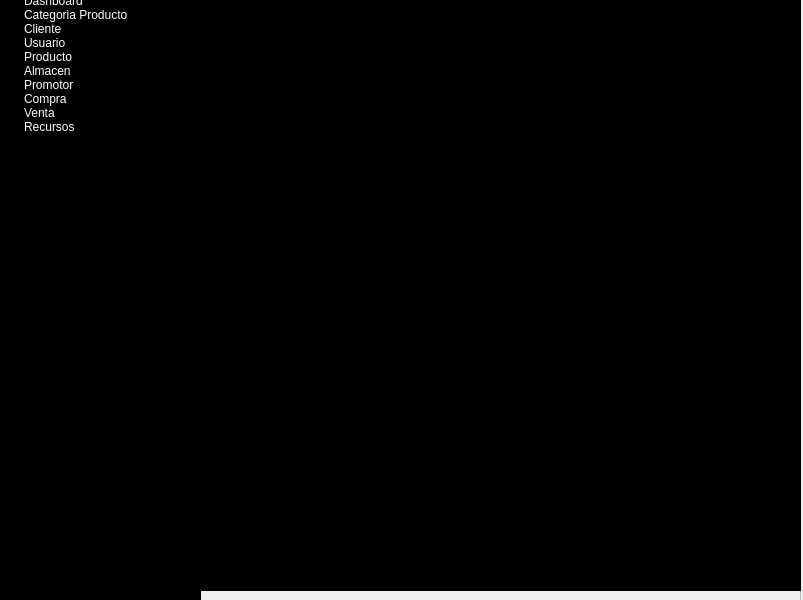
<?xml version="1.0" encoding="UTF-8"?>
<ui version="4.0">
 <class>MainWindow</class>
 <widget class="QMainWindow" name="MainWindow">
  <property name="geometry">
   <rect>
    <x>0</x>
    <y>0</y>
    <width>803</width>
    <height>600</height>
   </rect>
  </property>
  <property name="windowTitle">
   <string>MainWindow</string>
  </property>
  <widget class="QWidget" name="centralwidget">
   <widget class="QFrame" name="frame">
    <property name="geometry">
     <rect>
      <x>0</x>
      <y>0</y>
      <width>801</width>
      <height>601</height>
     </rect>
    </property>
    <property name="frameShape">
     <enum>QFrame::StyledPanel</enum>
    </property>
    <property name="frameShadow">
     <enum>QFrame::Raised</enum>
    </property>
    <widget class="QFrame" name="frame_2">
     <property name="geometry">
      <rect>
       <x>0</x>
       <y>-10</y>
       <width>201</width>
       <height>611</height>
      </rect>
     </property>
     <property name="frameShape">
      <enum>QFrame::StyledPanel</enum>
     </property>
     <property name="frameShadow">
      <enum>QFrame::Raised</enum>
     </property>
     <widget class="QTreeWidget" name="treeWidget">
      <property name="geometry">
       <rect>
        <x>0</x>
        <y>-15</y>
        <width>201</width>
        <height>900</height>
       </rect>
      </property>
      <property name="styleSheet">
       <string notr="true">background-color: rgb(0, 0, 0);
color: rgb(255, 255, 255);</string>
      </property>
      <column>
       <property name="text">
        <string>Navigation</string>
       </property>
       <property name="foreground">
        <brush brushstyle="NoBrush">
         <color alpha="255">
          <red>255</red>
          <green>255</green>
          <blue>255</blue>
         </color>
        </brush>
       </property>
      </column>
      <item>
       <property name="text">
        <string>Dashboard</string>
       </property>
       <property name="icon">
        <iconset>
         <normaloff>treeviewIcon/product-management.ico</normaloff>treeviewIcon/product-management.ico</iconset>
       </property>
      </item>
      <item>
       <property name="text">
        <string>Categoria Producto</string>
       </property>
       <property name="icon">
        <iconset>
         <normaloff>treeviewIcon/cateproduct.ico</normaloff>treeviewIcon/cateproduct.ico</iconset>
       </property>
      </item>
      <item>
       <property name="text">
        <string>Cliente</string>
       </property>
       <property name="icon">
        <iconset>
         <normaloff>treeviewIcon/client.ico</normaloff>treeviewIcon/client.ico</iconset>
       </property>
      </item>
      <item>
       <property name="text">
        <string>Usuario</string>
       </property>
       <property name="icon">
        <iconset>
         <normaloff>treeviewIcon/user.ico</normaloff>treeviewIcon/user.ico</iconset>
       </property>
      </item>
      <item>
       <property name="text">
        <string>Producto</string>
       </property>
       <property name="icon">
        <iconset>
         <normaloff>treeviewIcon/product.ico</normaloff>treeviewIcon/product.ico</iconset>
       </property>
      </item>
      <item>
       <property name="text">
        <string>Almacen</string>
       </property>
       <property name="icon">
        <iconset>
         <normaloff>treeviewIcon/almacen.ico</normaloff>treeviewIcon/almacen.ico</iconset>
       </property>
      </item>
      <item>
       <property name="text">
        <string>Promotor</string>
       </property>
       <property name="icon">
        <iconset>
         <normaloff>treeviewIcon/promotore.ico</normaloff>treeviewIcon/promotore.ico</iconset>
       </property>
      </item>
      <item>
       <property name="text">
        <string>Compra</string>
       </property>
       <property name="icon">
        <iconset>
         <normaloff>treeviewIcon/compra.ico</normaloff>treeviewIcon/compra.ico</iconset>
       </property>
      </item>
      <item>
       <property name="text">
        <string>Venta</string>
       </property>
       <property name="icon">
        <iconset>
         <normaloff>treeviewIcon/venta.ico</normaloff>treeviewIcon/venta.ico</iconset>
       </property>
      </item>
      <item>
       <property name="text">
        <string>Recursos</string>
       </property>
       <property name="icon">
        <iconset>
         <normaloff>treeviewIcon/recurso.ico</normaloff>treeviewIcon/recurso.ico</iconset>
       </property>
      </item>
     </widget>
    </widget>
    <widget class="QFrame" name="frame_3">
     <property name="geometry">
      <rect>
       <x>200</x>
       <y>0</y>
       <width>601</width>
       <height>591</height>
      </rect>
     </property>
     <property name="styleSheet">
      <string notr="true">background-color: rgb(0, 0, 0);
color: rgb(255, 255, 255);</string>
     </property>
     <property name="frameShape">
      <enum>QFrame::StyledPanel</enum>
     </property>
     <property name="frameShadow">
      <enum>QFrame::Raised</enum>
     </property>
    </widget>
   </widget>
  </widget>
 </widget>
 <resources/>
 <connections/>
</ui>
